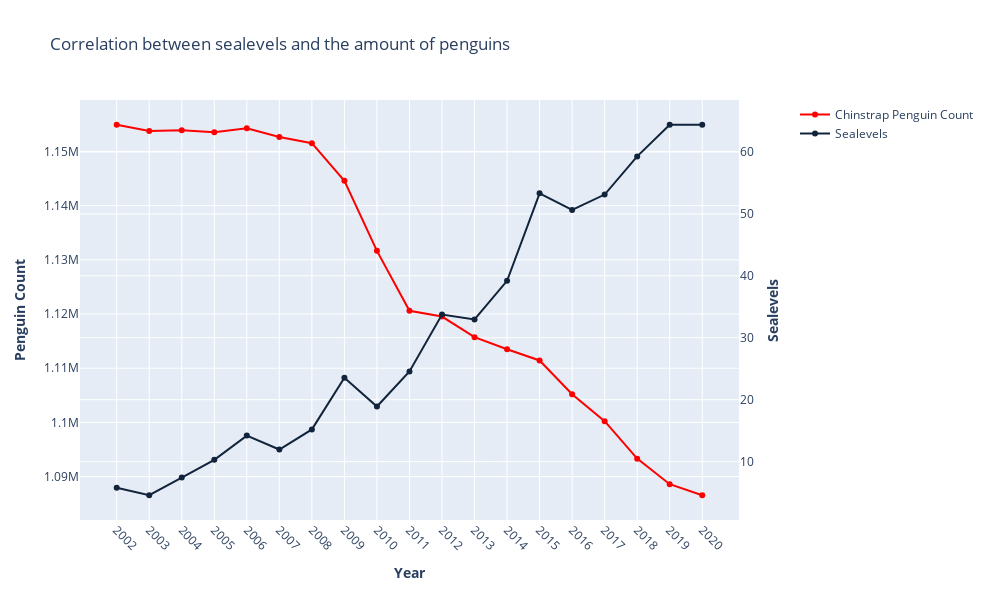

Here is the notebook cell this chart was saved with:
### Markdown cell above
### Figure Caption Here

### Code cell
sealevels_range_2002_2020 = sealevels[(sealevels['year'] >= 2002) & (sealevels['year'] <= 2020)]
chinstrap_penguin = interpolated_data[interpolated_data['common_name'] == 'chinstrap penguin'].groupby('year')['penguin_count'].sum()

# Create figure with secondary y-axis
fig = make_subplots(specs=[[{"secondary_y": True}]])

# Add traces
fig.add_trace(
    go.Scatter(x=chinstrap_penguin.index, y=chinstrap_penguin, name="Chinstrap Penguin Count", line=dict(color="#FF0000")),
    secondary_y=False,
)

fig.add_trace(
    go.Scatter(x=sealevels_range_2002_2020['year'], y=sealevels_range_2002_2020['GMSL_GIA'], name="Sealevels", line=dict(color="#11243B")),
    secondary_y=True,
)

# Add figure title
fig.update_layout(
    title_text="Correlation between sealevels and the amount of penguins"
)

# Set x-axis title
fig.update_xaxes(title_text="<b>Year</b>", tickangle= 45)

# Set y-axes titles
fig.update_yaxes(title_text="<b>Penguin Count</b>", secondary_y=False)
fig.update_yaxes(title_text="<b>Sealevels</b>", secondary_y=True)

fig.update_layout(xaxis=dict(tickvals=sealevels_range_2002_2020['year']),
                autosize=False,
                width=990,
                height=600
            )

fig.show()

### Figure 1 — Plotly figure (JSON) as saved in the notebook; plotly's stock layout.template omitted (floating-point values rounded to 4 significant figures)
{"data": [{"line": {"color": "#FF0000"}, "name": "Chinstrap Penguin Count", "type": "scatter", "x": [2002, 2003, 2004, 2005, 2006, 2007, 2008, 2009, 2010, 2011, 2012, 2013, 2014, 2015, 2016, 2017, 2018, 2019, 2020], "xaxis": "x", "y": [1155000.0, 1154000.0, 1154000.0, 1154000.0, 1154000.0, 1153000.0, 1152000.0, 1145000.0, 1132000.0, 1121000.0, 1120000.0, 1116000.0, 1114000.0, 1111000.0, 1105000.0, 1100000.0, 1093000.0, 1089000.0, 1086566], "yaxis": "y"}, {"line": {"color": "#11243B"}, "name": "Sealevels", "type": "scatter", "x": [2002, 2003, 2004, 2005, 2006, 2007, 2008, 2009, 2010, 2011, 2012, 2013, 2014, 2015, 2016, 2017, 2018, 2019, 2020], "xaxis": "x", "y": [5.78, 4.58, 7.43, 10.3, 14.21, 11.96, 15.21, 23.54, 18.9, 24.57, 33.75, 32.95, 39.2, 53.32, 50.64, 53.12, 59.28, 64.39, 64.39], "yaxis": "y2"}], "layout": {"autosize": false, "height": 600, "title": {"text": "Correlation between sealevels and the amount of penguins"}, "width": 990, "xaxis": {"anchor": "y", "domain": [0, 0.94], "tickangle": 45, "tickvals": [2002, 2003, 2004, 2005, 2006, 2007, 2008, 2009, 2010, 2011, 2012, 2013, 2014, 2015, 2016, 2017, 2018, 2019, 2020], "title": {"text": "<b>Year</b>"}}, "yaxis": {"anchor": "x", "domain": [0, 1], "title": {"text": "<b>Penguin Count</b>"}}, "yaxis2": {"anchor": "x", "overlaying": "y", "side": "right", "title": {"text": "<b>Sealevels</b>"}}}}
